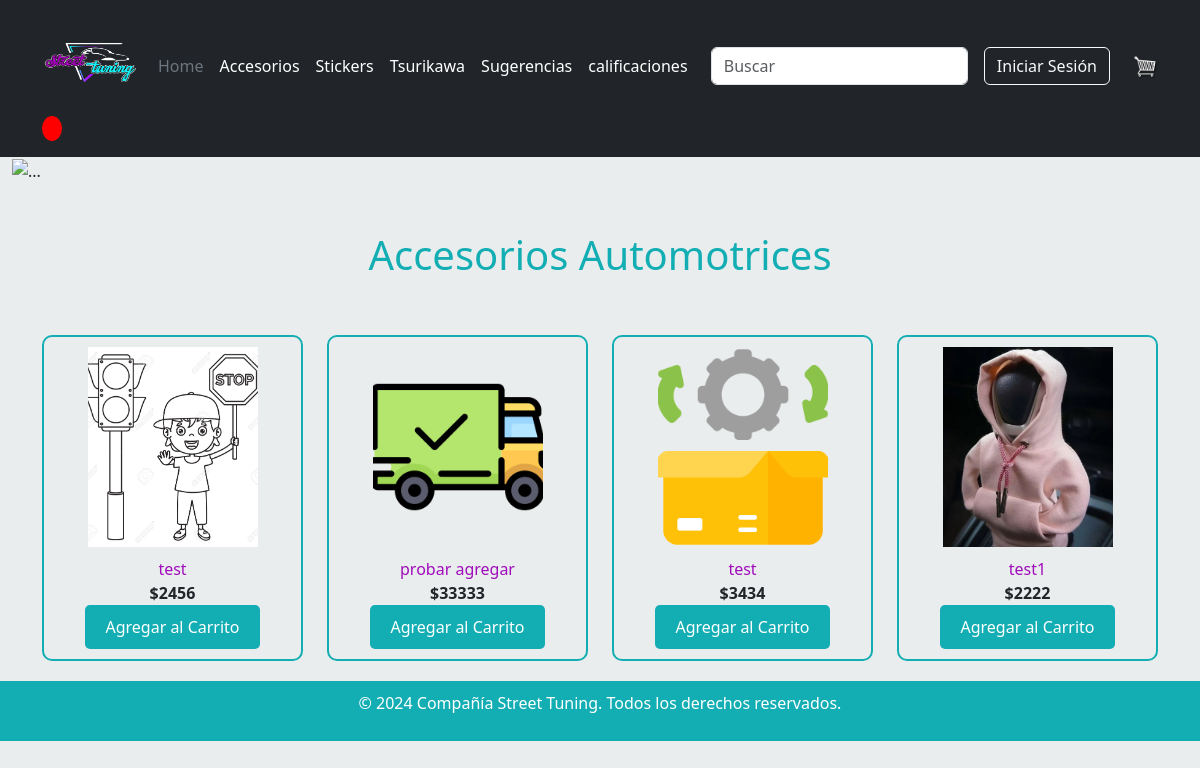
The app's page /pomo, older data.
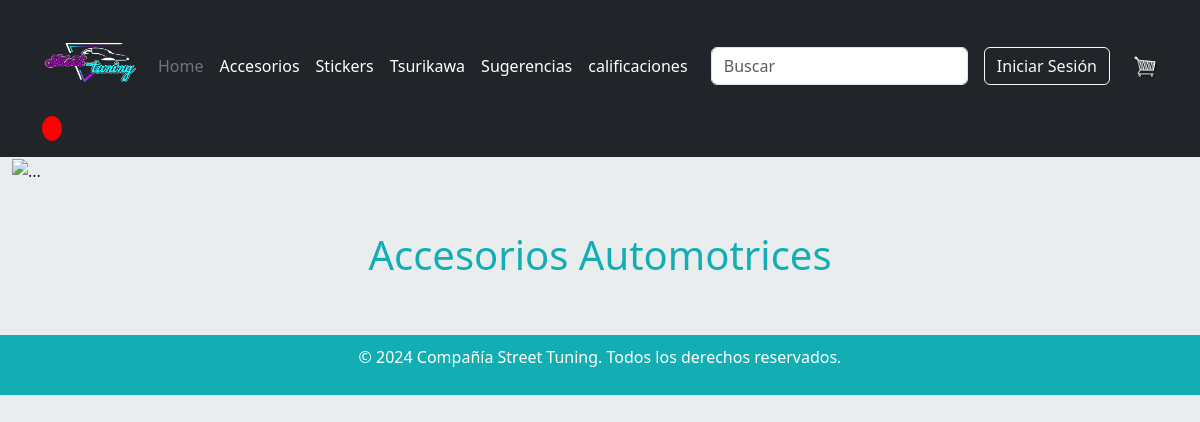
The same page, newer data.
### appweb/models.py (models this page shows, shortened)
class Producto(models.Model):
    id_producto = models.UUIDField(primary_key=True, default=uuid.uuid4, editable=False)
    nombre = models.CharField(max_length=4000)
    cantidad = models.IntegerField()
    precio = models.IntegerField()
    categoria = models.ForeignKey(Categoria, on_delete=models.CASCADE)
    foto = models.ImageField(upload_to="producto",null=True)

### appweb/views.py (the view)
# urls.py: path('pomo', pomo, name='pomo'),
def pomo(request):
    pomo = Producto.objects.filter(categoria__id_categoria='6b252979-fae6-431f-b2c8-055d7f203aa0')
    data ={
        'pomo' : pomo
    }
    return render(request, "pomo.html",data)

### appweb/context_processors.py (called while the page is built)
def carrito_items(request):
    if request.user.is_authenticated:
        try:
            cliente = Cliente.objects.get(usuario=request.user)
            orden, created = Orden.objects.get_or_create(cliente=cliente, complete=False)
            carritoItems = orden.get_carrito_items
        except Cliente.DoesNotExist:
            carritoItems = 0
    else:
        carritoItems = 0
    return {'carritoItems': carritoItems}

### appweb/templates/pomo.html (shortened to what this page needs)
{% extends 'base.html' %}
{% load static %}
{% block contenido %}
<head>
</head>
<div class="pag-accesorios">
  <div class="container-fluid">
    <img src="{% static './imagenes/principalAccesorios.png'%}" class="img-fluid" alt="...">
  </div>
  <div class="container">
    <br>
    <br>
    <h1>Accesorios Automotrices</h1>
    <br>
    <br>
    <div class="row">
      {% for p in pomo %}
      <div class="col-md-3">
        <div class="catalog-item text-center">
          {% if p.foto %}
          <img width="170" height="350" src="{{p.foto.url}}" class="img-responsive wp-post-image" alt="LuzDeSecuencia"
            class="img-fluid">
          {% else %}
          <img width="270" height="350" src="" class="img-responsive wp-post-image" alt="LuzDeSecuencia"
            class="img-fluid">
          {% endif%}
          <div class="catalog-item-title">{{p.nombre}}</div>
          <div class="catalog-item-price">${{p.precio|floatformat:0}}</div>
          <button data-p="{{ p.id_producto }}" data-action="add" class="btn-agregar add-btn update-cart">
            Agregar al Carrito
        </button>
        </div>
      </div>
      {% endfor %}
    </div>
</div>
</div>
  {% endblock %}

Row changes from the older to the newer data that the page shows:
removed Producto: foto (picture), nombre "test", precio "2456"
removed Producto: foto (picture), nombre "probar agregar", precio "33333"
removed Producto: foto (picture), nombre "test", precio "3434"
removed Producto: foto (picture), nombre "test1", precio "2222"
